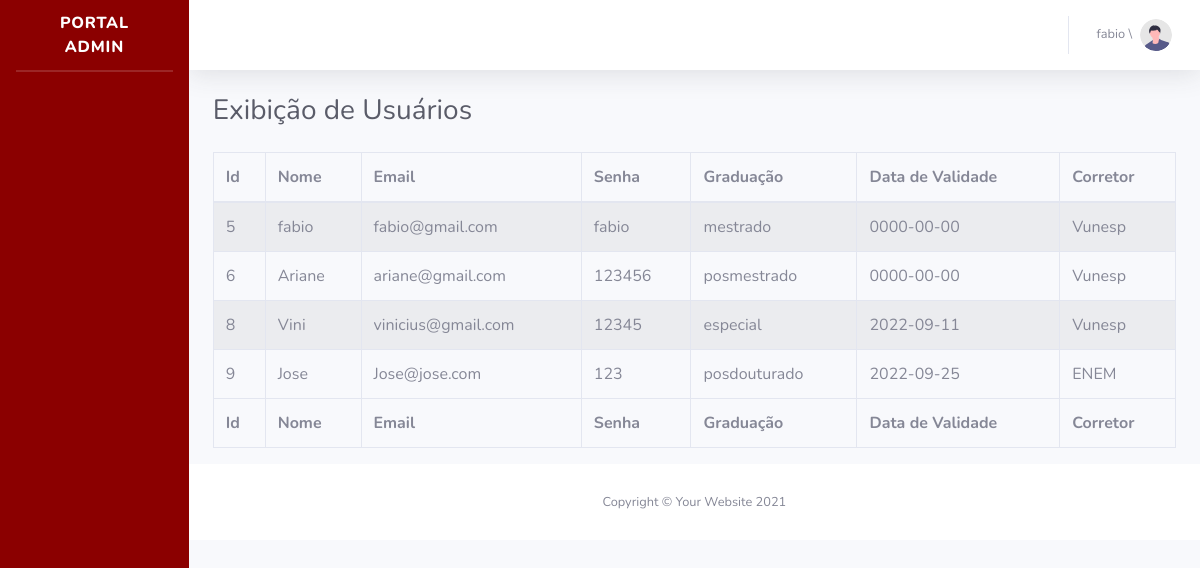
Before: /exibe_professor.php (signed in) with the older database file.
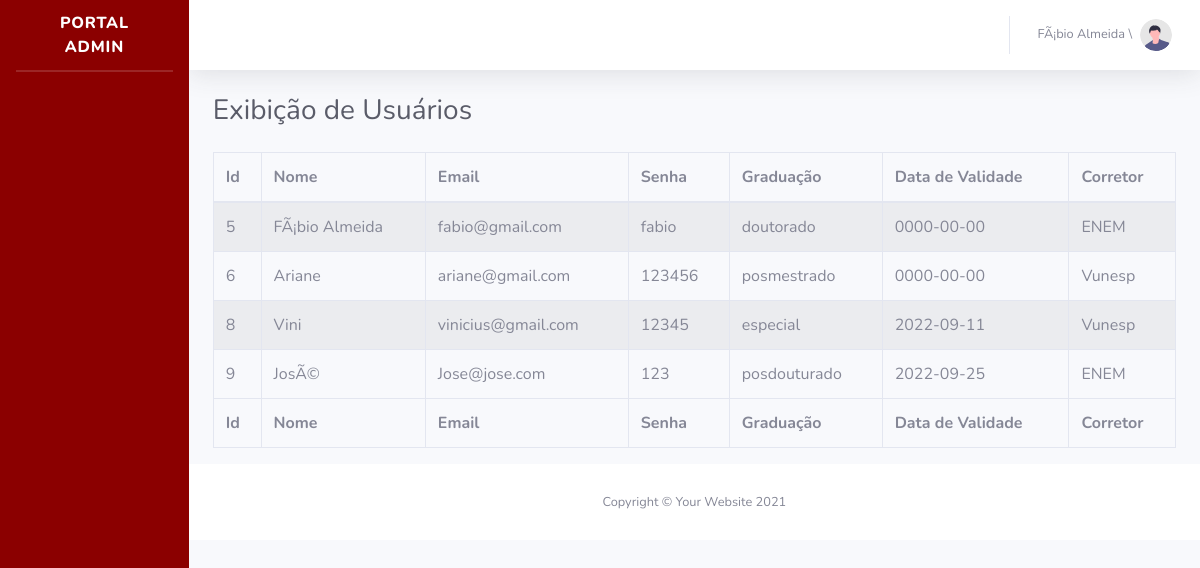
After: the same page with the newer database file.
### tables this page shows
CREATE TABLE `tb_professores` (
  `id` int(11) NOT NULL,
  `nome` varchar(100) NOT NULL,
  `email` varchar(50) NOT NULL,
  `senha` varchar(20) NOT NULL,
  `graduacao` varchar(20) NOT NULL,
  `dt_validade` date NOT NULL,
  `id_tp_redacao` int(11) NOT NULL
);

CREATE TABLE `tb_tp_redacao` (
  `id` int(10) NOT NULL,
  `nome` varchar(20) NOT NULL
);

### exibe_cadastro_professor.php (the view, shortened to what this page needs)
<?php
    require('conect.php');
    $sql_all="SELECT professores.id,
                        professores.nome,
                        professores.email,
                        professores.senha,
                        professores.graduacao,
                        professores.dt_validade,
                        tp_redacao.nome as id_tp_redacao
                    FROM `tb_professores` as professores
                    INNER JOIN tb_tp_redacao as tp_redacao ON professores.id_tp_redacao = tp_redacao.id";
    $result=mysqli_query($conecta,$sql_all);
        while($consulta_count=mysqli_fetch_array($result))
        {
            echo "<tr>";
            echo "<td>".$consulta_count['id']."</td>";
            echo "<td>".$consulta_count['nome']."</td>";
            echo "<td>".$consulta_count['email']."</td>";
            echo "<td>".$consulta_count['senha']."</td>";
            echo "<td>".$consulta_count['graduacao']."</td>";
            echo "<td>".$consulta_count['dt_validade']."</td>";
            echo "<td>".$consulta_count['id_tp_redacao']."</td>";
            echo "</tr>";
        }
?>

### exibe_professor.php (shortened to what this page needs)
<!DOCTYPE html>
<html lang='en'>
<head>
    <link href='vendor/fontawesome-free/css/all.min.css' rel='stylesheet' type='text/css'>
    <link href='css/sb-admin-2.min.css' rel='stylesheet'>
</head>
<body id='page-top'>
    <div id='wrapper'>
        <ul class='navbar-nav bg-gradient-primary sidebar sidebar-dark accordion' id='accordionSidebar'>
            <a class='sidebar-brand d-flex align-items-center justify-content-center' href='index.php'>
                <div class='sidebar-brand-text mx-3'>Portal Admin</div>
            </a>
            <hr class='sidebar-divider my-0'>
            <hr class='sidebar-divider'>
        </ul>
        <div id='content-wrapper' class='d-flex flex-column'>
            <div id='content'>
                <nav class='navbar navbar-expand navbar-light bg-white topbar mb-4 static-top shadow'>
                    <ul class='navbar-nav ml-auto'>
                        <li class='nav-item dropdown no-arrow'>
                            <a class='nav-link dropdown-toggle' href='#' id='userDropdown' role='button'
                                data-toggle='dropdown' aria-haspopup='true' aria-expanded='false'>
                                <span class='mr-2 d-none d-lg-inline text-gray-600 small'>
                                <?php
                                    echo $_SESSION['nome'];
                                    echo ' \ ';
                                ?>
                                </span>
                                <img class='img-profile rounded-circle'
                                    src='img/undraw_profile.svg'>
                            </a>
                        </li>
                    </ul>
                </nav>
                <div class='container-fluid'>
                    <div class='d-sm-flex align-items-center justify-content-between mb-4'>
                        <h1 class='h3 mb-0 text-gray-800'>Exibição de Usuários</h1>
                    </div>
                    <div class='row'>
                    <div class="container">
  <div class="row">
    <table id="example" class="table table-striped table-bordered" cellspacing="0" width="100%">
      <thead>
        <tr>
          <th>Id</th>
          <th>Nome</th>
          <th>Email</th>
          <th>Senha</th>
          <th>Graduação</th>
          <th>Data de Validade</th>
          <th>Corretor</th>
        </tr>
      </thead>
      <tfoot>
      <tr>
          <th>Id</th>
          <th>Nome</th>
          <th>Email</th>
          <th>Senha</th>
          <th>Graduação</th>
          <th>Data de Validade</th>
          <th>Corretor</th>
        </tr>
      </tfoot>
      <tbody>
       <?php
            require('exibe_cadastro_professor.php');
       ?>
      </tbody>
    </table>
  </div>
</div>
                    </div>
            </div>
            <footer class='sticky-footer bg-white'>
                <div class='container my-auto'>
                    <div class='copyright text-center my-auto'>
                        <span>Copyright &copy; Your Website 2021</span>
                    </div>
                </div>
            </footer>
        </div>
    </div>
</body>
</html>

Changed rows visible on the page:
changed tb_professores "fabio@gmail.com": nome "fabio" → "FÃ¡bio Almeida"; graduacao "mestrado" → "doutorado"; id_tp_redacao.nome "Vunesp" → "ENEM"
changed tb_professores "Jose@jose.com": nome "Jose" → "JosÃ©"
Other visible differences:
$_SESSION['nome']: "fabio" → "FÃ¡bio Almeida"
